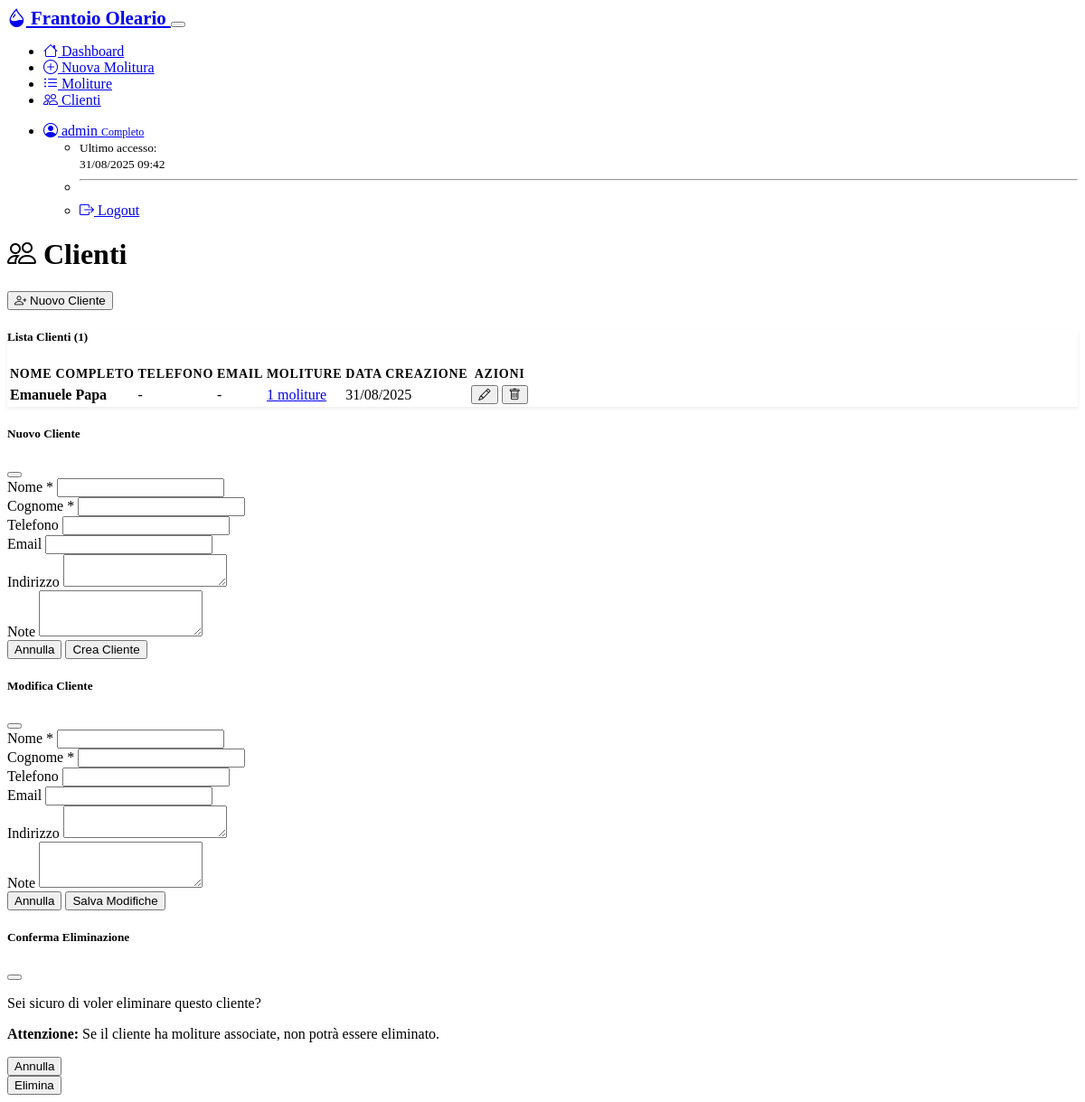
The page /clienti (signed in) on the database its author committed.
### models.py (models this page shows, shortened)
class User(UserMixin, db.Model):
    __tablename__ = 'users'
    id = db.Column(Integer, primary_key=True)
    username = db.Column(String(80), unique=True, nullable=False)
    password_hash = db.Column(String(256), nullable=False)
    ruolo = db.Column(String(20), nullable=False, default='limitato')  # 'limitato' (sezioni 1-2) o 'completo' (tutte)
    attivo = db.Column(Boolean, default=True)
    data_creazione = db.Column(DateTime, default=datetime.utcnow)
    ultimo_accesso = db.Column(DateTime)

class Cliente(db.Model):
    __tablename__ = 'clienti'
    id = db.Column(Integer, primary_key=True)
    nome = db.Column(String(100), nullable=False)
    cognome = db.Column(String(100), nullable=False)
    telefono = db.Column(String(20))
    indirizzo = db.Column(Text)
    email = db.Column(String(120))
    note = db.Column(Text)
    data_creazione = db.Column(DateTime, default=datetime.utcnow)
    moliture = relationship("Molitura", back_populates="cliente", cascade="all, delete-orphan")
    @property
    def nome_completo(self):
        return f"{self.nome} {self.cognome}"
    def to_dict(self):
        return {
            'id': self.id,
            'nome': self.nome,
            'cognome': self.cognome,
            'nome_completo': self.nome_completo,
            'telefono': self.telefono,
            'indirizzo': self.indirizzo,
            'email': self.email,
            'note': self.note
        }

### routes.py (the view)
@app.route('/clienti')
@login_required
def clienti():
    from models import Cliente
    clienti_list = Cliente.query.order_by(Cliente.cognome, Cliente.nome).all()
    clienti_data = [cliente.to_dict() for cliente in clienti_list]
    return render_template('clienti.html', clienti=clienti_list, clienti_data=clienti_data)

### app.py (called while the page is built)
@login_manager.user_loader
def load_user(user_id):
    from models import User
    return User.query.get(int(user_id))

### templates/clienti.html (shortened to what this page needs)
{% extends "base.html" %}
{% block content %}
<div class="row">
    <div class="col-12">
        <div class="d-flex justify-content-between align-items-center mb-4">
            <h1>
                <i class="bi bi-people me-2"></i>
                Clienti
            </h1>
            <button type="button" class="btn btn-primary" data-bs-toggle="modal" data-bs-target="#modal-nuovo-cliente">
                <i class="bi bi-person-plus me-1"></i>
                Nuovo Cliente
            </button>
        </div>
    </div>
</div>
<div class="row">
    <div class="col-12">
        <div class="card">
            <div class="card-header">
                <h5 class="mb-0">Lista Clienti ({{ clienti|length }})</h5>
            </div>
            <div class="card-body">
                {% if clienti %}
                <div class="table-responsive">
                    <table class="table table-hover">
                        <thead>
                            <tr>
                                <th>Nome Completo</th>
                                <th>Telefono</th>
                                <th>Email</th>
                                <th>Moliture</th>
                                <th>Data Creazione</th>
                                <th>Azioni</th>
                            </tr>
                        </thead>
                        <tbody>
                            {% for cliente in clienti %}
                            <tr>
                                <td>
                                    <strong>{{ cliente.nome_completo }}</strong>
                                </td>
                                <td>{{ cliente.telefono or '-' }}</td>
                                <td>{{ cliente.email or '-' }}</td>
                                <td>
                                    <a href="{{ url_for('cliente_moliture', id=cliente.id) }}" class="btn btn-sm btn-outline-info">
                                        {{ cliente.moliture|length }} moliture
                                    </a>
                                </td>
                                <td>{{ cliente.data_creazione.strftime('%d/%m/%Y') }}</td>
                                <td>
                                    <div class="btn-group btn-group-sm">
                                        <button type="button" class="btn btn-outline-primary"
                                                onclick="modificaCliente({{ cliente.id }})" title="Modifica">
                                            <i class="bi bi-pencil"></i>
                                        </button>
                                        <button type="button" class="btn btn-outline-danger"
                                                onclick="eliminaCliente({{ cliente.id }})" title="Elimina">
                                            <i class="bi bi-trash"></i>
                                        </button>
                                    </div>
                                </td>
                            </tr>
                            {% endfor %}
                        </tbody>
                    </table>
                </div>
                {% endif %}
            </div>
        </div>
    </div>
</div>
<div class="modal fade" id="modal-nuovo-cliente" tabindex="-1">
    <div class="modal-dialog modal-lg">
        <div class="modal-content">
            <div class="modal-header">
                <h5 class="modal-title">Nuovo Cliente</h5>
                <button type="button" class="btn-close" data-bs-dismiss="modal"></button>
            </div>
            <form method="POST" action="{{ url_for('nuovo_cliente') }}">
                <div class="modal-body">
                    <div class="row">
                        <div class="col-md-6 mb-3">
                            <label for="nuovo-nome" class="form-label">Nome *</label>
                            <input type="text" class="form-control" name="nome" id="nuovo-nome" required>
                        </div>
                        <div class="col-md-6 mb-3">
                            <label for="nuovo-cognome" class="form-label">Cognome *</label>
                            <input type="text" class="form-control" name="cognome" id="nuovo-cognome" required>
                        </div>
                    </div>
                    <div class="row">
                        <div class="col-md-6 mb-3">
                            <label for="nuovo-telefono" class="form-label">Telefono</label>
                            <input type="tel" class="form-control" name="telefono" id="nuovo-telefono">
                        </div>
                        <div class="col-md-6 mb-3">
                            <label for="nuovo-email" class="form-label">Email</label>
                            <input type="email" class="form-control" name="email" id="nuovo-email">
                        </div>
                    </div>
                    <div class="mb-3">
                        <label for="nuovo-indirizzo" class="form-label">Indirizzo</label>
                        <textarea class="form-control" name="indirizzo" id="nuovo-indirizzo" rows="2"></textarea>
                    </div>
                    <div class="mb-3">
                        <label for="nuovo-note" class="form-label">Note</label>
                        <textarea class="form-control" name="note" id="nuovo-note" rows="3"></textarea>
                    </div>
                </div>
                <div class="modal-footer">
                    <button type="button" class="btn btn-secondary" data-bs-dismiss="modal">Annulla</button>
                    <button type="submit" class="btn btn-primary">Crea Cliente</button>
                </div>
            </form>
        </div>
    </div>
</div>
<div class="modal fade" id="modal-modifica-cliente" tabindex="-1">
    <div class="modal-dialog modal-lg">
        <div class="modal-content">
            <div class="modal-header">
                <h5 class="modal-title">Modifica Cliente</h5>
                <button type="button" class="btn-close" data-bs-dismiss="modal"></button>
            </div>
            <form method="POST" id="form-modifica-cliente">
                <div class="modal-body">
                    <div class="row">
                        <div class="col-md-6 mb-3">
                            <label for="modifica-nome" class="form-label">Nome *</label>
                            <input type="text" class="form-control" name="nome" id="modifica-nome" required>
                        </div>
                        <div class="col-md-6 mb-3">
                            <label for="modifica-cognome" class="form-label">Cognome *</label>
                            <input type="text" class="form-control" name="cognome" id="modifica-cognome" required>
                        </div>
                    </div>
                    <div class="row">
                        <div class="col-md-6 mb-3">
                            <label for="modifica-telefono" class="form-label">Telefono</label>
                            <input type="tel" class="form-control" name="telefono" id="modifica-telefono">
                        </div>
                        <div class="col-md-6 mb-3">
                            <label for="modifica-email" class="form-label">Email</label>
                            <input type="email" class="form-control" name="email" id="modifica-email">
                        </div>
                    </div>
                    <div class="mb-3">
                        <label for="modifica-indirizzo" class="form-label">Indirizzo</label>
                        <textarea class="form-control" name="indirizzo" id="modifica-indirizzo" rows="2"></textarea>
                    </div>
                    <div class="mb-3">
                        <label for="modifica-note" class="form-label">Note</label>
                        <textarea class="form-control" name="note" id="modifica-note" rows="3"></textarea>
                    </div>
                </div>
                <div class="modal-footer">
                    <button type="button" class="btn btn-secondary" data-bs-dismiss="modal">Annulla</button>
                    <button type="submit" class="btn btn-primary">Salva Modifiche</button>
                </div>
            </form>
        </div>
    </div>
</div>
<div class="modal fade" id="modal-elimina-cliente" tabindex="-1">
    <div class="modal-dialog">
        <div class="modal-content">
            <div class="modal-header">
                <h5 class="modal-title">Conferma Eliminazione</h5>
                <button type="button" class="btn-close" data-bs-dismiss="modal"></button>
            </div>
            <div class="modal-body">
                <p>Sei sicuro di voler eliminare questo cliente?</p>
                <p class="text-danger"><strong>Attenzione:</strong> Se il cliente ha moliture associate, non potrà essere eliminato.</p>
            </div>
            <div class="modal-footer">
                <button type="button" class="btn btn-secondary" data-bs-dismiss="modal">Annulla</button>
                <form method="POST" class="d-inline" id="form-elimina-cliente">
                    <button type="submit" class="btn btn-danger">Elimina</button>
                </form>
            </div>
        </div>
    </div>
</div>
{% endblock %}

### templates/base.html (shortened to what this page needs)
<!DOCTYPE html>
<html lang="it" data-bs-theme="dark">
<head>
    <link href="https://cdn.replit.com/agent/bootstrap-agent-dark-theme.min.css" rel="stylesheet">
    <link rel="stylesheet" href="https://cdn.jsdelivr.net/npm/bootstrap-icons@1.11.1/font/bootstrap-icons.css">
    <link rel="stylesheet" href="{{ url_for('static', filename='css/custom.css') }}">
</head>
<body>
    <nav class="navbar navbar-expand-lg navbar-dark bg-dark">
        <div class="container">
            <a class="navbar-brand" href="{{ url_for('index') }}">
                <i class="bi bi-droplet-half me-2"></i>
                Frantoio Oleario
            </a>
            <button class="navbar-toggler" type="button" data-bs-toggle="collapse" data-bs-target="#navbarNav">
            </button>
            <div class="collapse navbar-collapse" id="navbarNav">
                <ul class="navbar-nav me-auto">
                    <li class="nav-item">
                        <a class="nav-link" href="{{ url_for('index') }}">
                            <i class="bi bi-house me-1"></i>
                            Dashboard
                        </a>
                    </li>
                    <li class="nav-item">
                        <a class="nav-link" href="{{ url_for('nuova_molitura') }}">
                            <i class="bi bi-plus-circle me-1"></i>
                            Nuova Molitura
                        </a>
                    </li>
                    <li class="nav-item">
                        <a class="nav-link" href="{{ url_for('moliture') }}">
                            <i class="bi bi-list-ul me-1"></i>
                            Moliture
                        </a>
                    </li>
                    <li class="nav-item">
                        <a class="nav-link" href="{{ url_for('clienti') }}">
                            <i class="bi bi-people me-1"></i>
                            Clienti
                        </a>
                    </li>
                </ul>
                {% if current_user.is_authenticated %}
                <ul class="navbar-nav">
                    <li class="nav-item dropdown">
                        <a class="nav-link dropdown-toggle" href="#" id="navbarDropdown" role="button"
                           data-bs-toggle="dropdown" aria-expanded="false">
                            <i class="bi bi-person-circle me-1"></i>
                            {{ current_user.username }}
                            <span class="badge bg-{{ 'success' if current_user.ruolo == 'completo' else 'warning' }} ms-1">
                                {% if current_user.ruolo == 'completo' %}Completo{% else %}Sezioni 1-2{% endif %}
                            </span>
                        </a>
                        <ul class="dropdown-menu dropdown-menu-end">
                            <li>
                                <span class="dropdown-item-text">
                                    <small class="text-muted">
                                        Ultimo accesso:<br>
                                        {{ current_user.ultimo_accesso.strftime('%d/%m/%Y %H:%M') if current_user.ultimo_accesso else 'Primo accesso' }}
                                    </small>
                                </span>
                            </li>
                            <li><hr class="dropdown-divider"></li>
                            <li>
                                <a class="dropdown-item" href="{{ url_for('logout') }}">
                                    <i class="bi bi-box-arrow-right me-2"></i>
                                    Logout
                                </a>
                            </li>
                        </ul>
                    </li>
                </ul>
                {% endif %}
            </div>
        </div>
    </nav>
    <main class="container my-4">
        {% block content %}{% endblock %}
    </main>
</body>
</html>

### static/css/custom.css (style rules this page uses)
:root { --frantoio-primary: #2c5530; --frantoio-secondary: #6b8e23; --frantoio-accent: #daa520; }
.navbar-brand { font-weight: bold; font-size: 1.3rem; }
.card { border: none; box-shadow: 0 0.125rem 0.25rem rgba(0, 0, 0, 0.075); transition: box-shadow 0.15s ease-in-out; }
.badge { font-size: 0.75em; font-weight: 500; }
.table-responsive { border-radius: 0.375rem; }
.table th { border-top: none; font-weight: 600; font-size: 0.875rem; text-transform: uppercase; letter-spacing: 0.05em; }
.form-label { font-weight: 500; margin-bottom: 0.375rem; }
.btn-group-sm .btn { --bs-btn-padding-x: 0.375rem; --bs-btn-padding-y: 0.25rem; --bs-btn-font-size: 0.75rem; }
.modal-header { border-bottom: 1px solid var(--bs-border-color); }
.modal-footer { border-top: 1px solid var(--bs-border-color); }

### rows shown on the page
User: username "admin", ultimo_accesso "31/08/2025 09:42"
Cliente: nome_completo "Emanuele Papa", telefono "-", email "-", moliture|length "1", data_creazione "31/08/2025"

### other values the page prints
{{ clienti|length }} "1"
